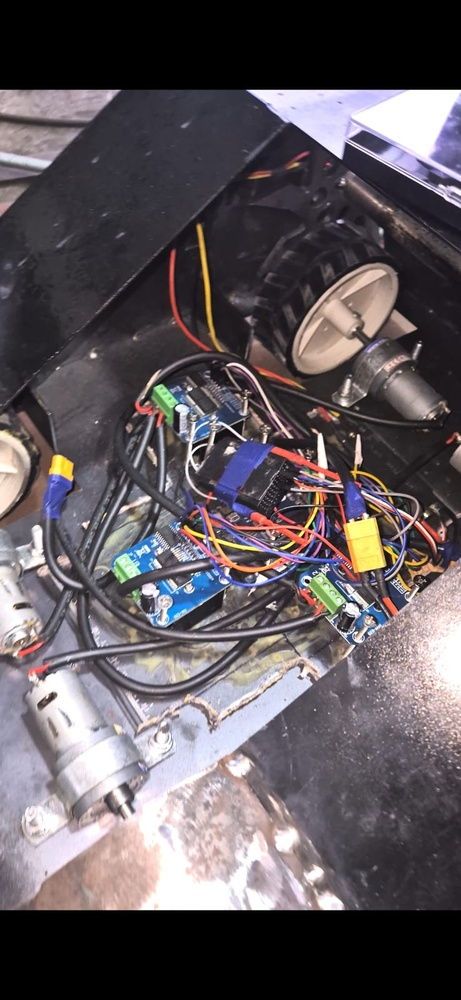
#> input picture media/images/IMG-20251027-WA0012.jpg, 461 x 1000 px, shrunk from 738 x 1600 before the run, given in place of the camera
$ python vision_module.py
#> lines starting #> are read from the running program, lines starting #| are printed output that depends on the picture; after the words box and inside, x2 and y2 are one past the last pixel; in counts of white or black regions, pixels touching at a corner belong together
import cv2
import time

def dummy_detector(frame):
    # simple motion/contour detector placeholder
    gray = cv2.cvtColor(frame, cv2.COLOR_BGR2GRAY)
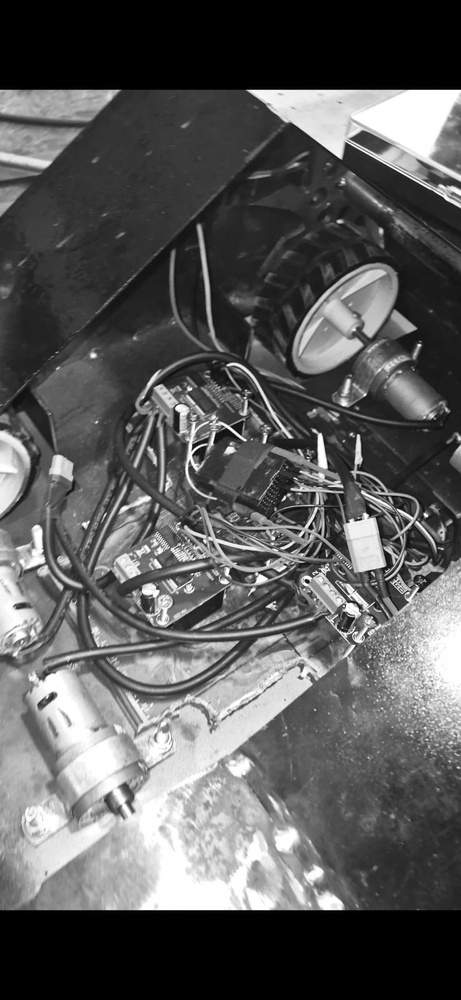
#> gray: shape (1000, 461); min 0, max 255, mean 90.9
    blur = cv2.GaussianBlur(gray, (5,5), 0)
    _, th = cv2.threshold(blur, 60, 255, cv2.THRESH_BINARY)
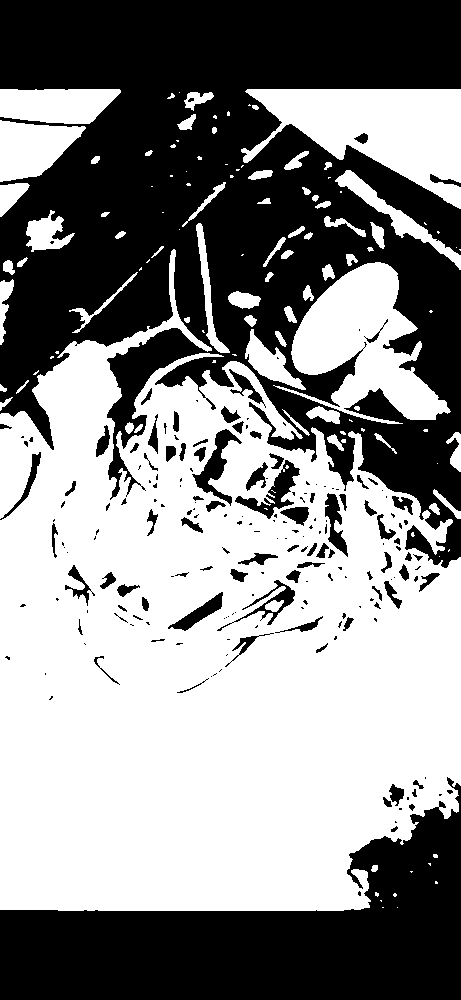
#> th: shape (1000, 461); 54.5% white; 200 black regions (117 under 20 px)
    contours, _ = cv2.findContours(th, cv2.RETR_EXTERNAL, cv2.CHAIN_APPROX_SIMPLE)
#> contours = 113 contours, 55 with area under 20; largest, box (x1, y1, x2, y2) and area: (0, 249, 461, 911) 214470, (241, 89, 461, 209) 13852, (273, 262, 451, 424) 12851, (0, 120, 86, 182) 3366, (0, 89, 121, 124) 3365
    detections = []
    for c in contours:
        area = cv2.contourArea(c)
        if area > 500:
            x,y,w,h = cv2.boundingRect(c)
            detections.append({'bbox': (x,y,w,h), 'area': area})
    return detections

class VisionModule:
    def __init__(self, src=0):
        self.src = src
        self.cap = cv2.VideoCapture(self.src)
    def run(self):
        while True:
            ret, frame = self.cap.read()
            if not ret:
                time.sleep(0.1); continue
            dets = dummy_detector(frame)
            yield dets

if __name__ == '__main__':
    v = VisionModule()
    for d in v.run():
        print(d)
